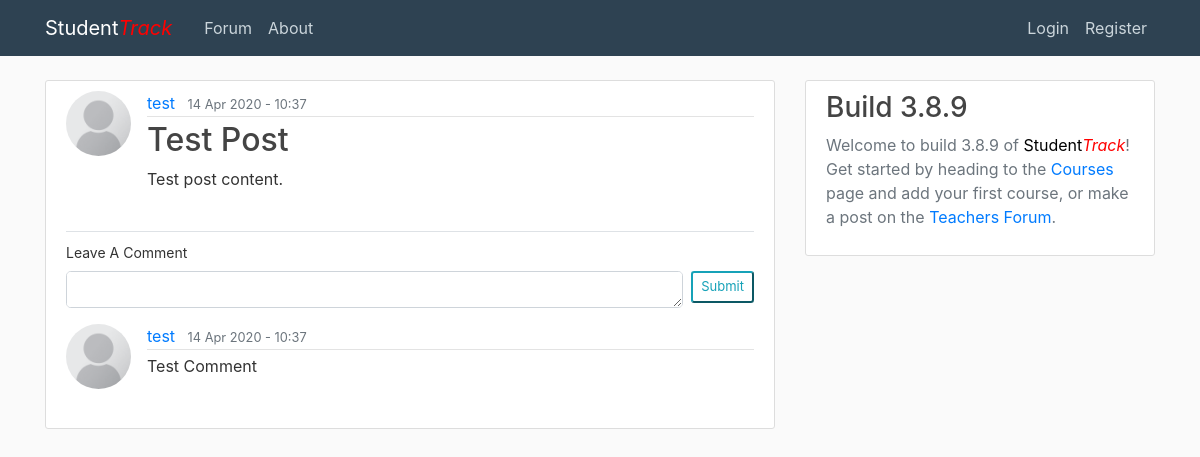
/post/1, run on an earlier commit of the app's database.
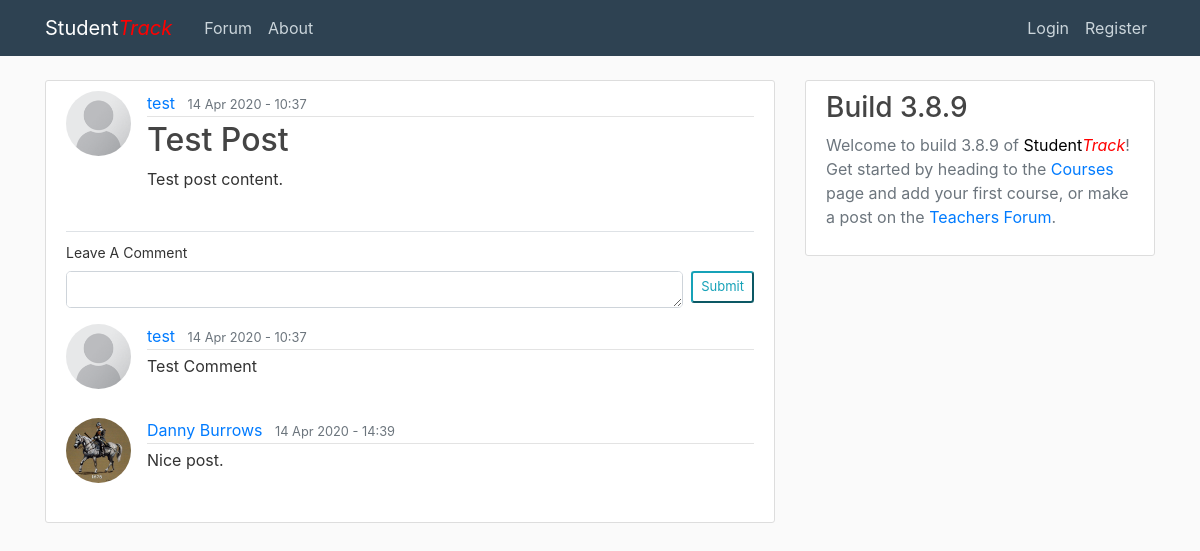
And on a later commit of the database.
### projectCode/models.py (models this page shows, shortened)
class User(db.Model, UserMixin):
    id = db.Column(db.Integer, primary_key=True)
    username = db.Column(db.String(20), unique=True, nullable=False)
    email = db.Column(db.String(120), unique=True, nullable=False)
    image_file = db.Column(db.String(20), nullable=False, default='def.png')
    password = db.Column(db.String(60), nullable=False)
    posts = db.relationship('Post', backref='author', lazy=True)
    courses = db.relationship('Course', backref='teacher', lazy=True)
    comments = db.relationship('Comment', backref='commenter', lazy=True)

class Comment(db.Model):
    id = db.Column(db.Integer, primary_key=True)
    date_posted = db.Column(db.DateTime, nullable=False, default=datetime.utcnow)
    content = db.Column(db.Text, nullable=False)
    user_id = db.Column(db.Integer, db.ForeignKey('user.id'), nullable=False)
    post_id = db.Column(db.Integer, db.ForeignKey('post.id'), nullable=False)

### projectCode/routes.py (the view)
@app.route("/post/<int:post_id>")
def post(post_id):
    form = CommentForm()
    post = Post.query.get_or_404(post_id)
    comments = Comment.query.filter_by(post=post)
    return render_template('single_post.html', title=post.title, form=form, post=post, comments=comments)

### projectCode/forms.py
class CommentForm(FlaskForm):
    comment = TextAreaField('Leave A Comment', validators=[DataRequired()])
    submit = SubmitField('Submit')

### projectCode/templates/single_post.html (shortened to what this page needs)
{% extends "layout_content.html" %}
{% block content %}
  <article class="content-section">
    <div class="media mb-4">
    <img class="rounded-circle article-img" src="{{ url_for('static', filename='profile_pics/' + post.author.image_file) }}">
    <div class="media-body">
      <div class="article-metadata">
        <a class="mr-2" href="{{ url_for('user_posts', username=post.author.username) }}">{{ post.author.username }}</a>
        <small class="text-muted">{{ post.date_posted.strftime('%d %b %Y - %H:%M') }}</small>
      </div>
      <h2 class="article-title">{{ post.title }}</h2>
      <p class="article-content">{{ post.content }}</p>
    </div>
  </div>
  <form method="POST" action="{{ url_for('add_comment', post_id=post.id) }}">
    <legend class="border-bottom">{{ legend }}</legend>
    {{ form.comment.label(class="form-control-label", style="font-size:14px;") }}
    <div class="media form-group">
      {% if form.comment.errors %}
        {{ form.comment(class="form-control form-control-lg is-invalid", style="height: 37px;font-size:13px;") }}
        <div class="invalid-feedback">
          {% for error in form.comment.errors %}
            <span>{{ error }}</span>
          {% endfor %}
        </div>
      {% else %}
        {{ form.comment(class="form-control form-control-lg", style="height: 37px;font-size:13px;") }}
      {% endif %}
      {{ form.submit(class="btn-sm btn-outline-info ml-2", style="font-size:13px;") }}
    </div>
  </form>
  {% for comment in post.comments %}
  <div class="media mb-4">
    <img class="rounded-circle article-img" src="{{ url_for('static', filename='profile_pics/' + comment.commenter.image_file) }}">
    <div class="media-body" style="float:left;">
      <div class="article-metadata">
        <a class="mr-2" href="{{ url_for('user_posts', username=comment.commenter.username) }}">{{ comment.commenter.username }}</a>
        <small class="text-muted">{{ comment.date_posted.strftime('%d %b %Y - %H:%M') }}</small>
      </div>
      <p id="CE{{ comment.id }}" class="article-content" contenteditable="true">{{ comment.content }}</p>
    </div>
  </div>
  {% endfor %}
  </article>
{% endblock content %}

What changed in the data, as far as the page shows it:
changed User "test": image_file: a different picture
changed through a linked row, Comment "Test Comment": image_file: a different picture
added Comment: image_file (picture), commenter.username "Danny Burrows", date_posted "14 Apr 2020 - 14:39", content "Nice post."
